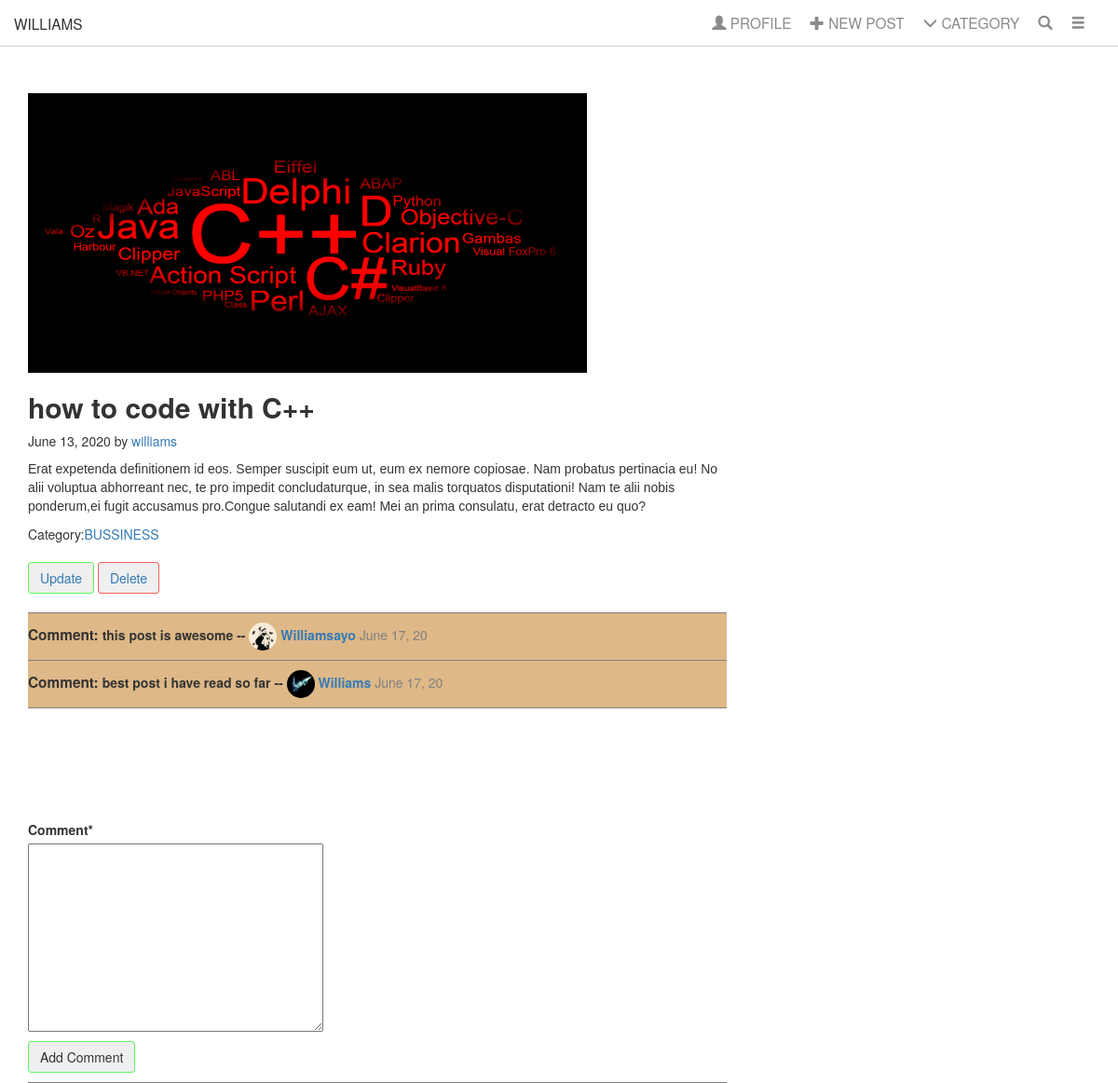
The page /posts/4/ (signed in) on the database its author committed.
### posts/models.py (models this page shows, shortened)
class Post(models.Model):
    categories = (('WORLD','WORLD'),('TECHNOLOGY','TECHNOLOGY'),('DESIGN','DESIGN'),('BUSSINESS','BUSSINESS'),('POLITICS','POLITICS'),
            ('HEALTH','HEALTH'),('TRAVEL','TRAVEL'))
    author = models.ForeignKey(User,on_delete=models.CASCADE)
    title = models.CharField(max_length=80)
    date_posted = models.DateTimeField(default=timezone.now)
    summary = models.CharField(max_length=150,blank=True,null=True)
    content = models.TextField()
    category = models.CharField(max_length=40,choices=categories)
    post_image = models.ImageField(upload_to='post_pic',blank=True,null=True)
    objects = PostManager()

class Comments(models.Model):
    comment_author = models.ForeignKey(User, on_delete=models.CASCADE)
    post_comment = models.ForeignKey(Post, on_delete=models.CASCADE)
    comment = models.TextField()
    date_posted = models.DateTimeField(default=timezone.now)
    class Meta:
        verbose_name_plural = 'comments'

### users/models.py (models this page shows, shortened)
class Profile(models.Model):
    user = models.OneToOneField(User,on_delete=models.CASCADE)
    image = models.ImageField(default='default.jpg',upload_to='profile_pics')

### posts/views.py (the view)
# urls.py: path('posts/<int:pk>/',viewpost,name='view-post'),
def viewpost(request,pk):
    post = Post.objects.get(id=pk)
    comment = Comments.objects.filter(post_comment=post)
    if request.method == 'POST':
        form = CommentForm(request.POST)
        if form.is_valid():
            create_comment = Comments(comment_author=request.user,post_comment=post,comment=form.cleaned_data['comment'])
            create_comment.save()
            form.clean()
    else:
        form = CommentForm()
    context = {'post':post,'form':form,'comment':comment}
    return render(request,'posts/post_view.html',context)

### posts/forms.py
class CommentForm(forms.ModelForm):
    class Meta:
        model = Comments
        fields = ['comment']

### posts/templates/posts/post_view.html (shortened to what this page needs)
{% extends 'posts/base.html' %}
{% load static %}
{% load crispy_forms_tags %}
{% block css %}
    <link rel="stylesheet" href="{% static 'posts/post_view.css' %}">
{% endblock css %}
{% block content %}
  <main role="main" class="container">
      <div class="row">
        <div class="col-md-8 blog-main">
          <div class="blog-post">
              <img src="{{ post.post_image.url}}" alt="pic">
              <h2 class="blog-post-title">{{ post.title}}</h2>
              <p class="blog-post-meta">{{post.date_posted|date:'F d, Y'}} by <a href="{% url 'view-author-post' post.author.username %}">{{ post.author}}</a></p>
              <p><div class="content">{{ post.content}}</p></div>
              <p class="blog-post-meta">Category:<a href="{% url 'category-post' post.category %}">{{ post.category}}</a></p>
              <div class="edit-post">
                <a href="{% url 'update-post' post.id %}"><button id="update-btn" class="btn btn-outline-secondary"> Update</button></a>
                <a href="{% url 'delete' post.id %}"><button id="delete-btn" class="btn btn-outline-danger"> Delete</button></a>
              </div>
              <div class="comment-wrapper">
                {% for comments in comment %}
                  <div class="comment"><strong>Comment:</strong> {{ comments.comment}} -- <img src="{{comments.comment_author.profile.image.url}}" alt="img"> <a href="#">{{ comments.comment_author}}</a> <span>{{comments.date_posted|date:'F d, y '}}</span></div>
                {% endfor %}
              </div>
              {% if user.is_authenticated %}
                <div class="comments">
                  <form method="POST">
                    {{form|crispy}}
                      <button id="update-btn" class="btn btn-outline-secondary" type="submit">Add Comment</button>
                  </form>
                </div>
              {% endif %}
          </div>
        </div>
      </div>
{% endblock content %}

### posts/static/posts/base.css (style rules this page uses)
* { margin: 0px; padding: 0px; }

### posts/static/posts/post_view.css (style rules this page uses)
main { margin-top: 50px; margin-left: 20px; }
img { width: 600px; height: 300px; }
h2 { font-weight: bolder; }
.content { font-weight: 500; font-family: 'Lucida Sans', 'Lucida Sans Regular', 'Lucida Grande', 'Lucida Sans Unicode', Geneva, Verdana, sans-serif; }
.edit-post { margin: 20px 0px; }
#update-btn { transition: 300ms ease-out; border: 1.2px solid rgba(0, 400, 0, .6); }
#delete-btn { transition: 300ms ease-out; border: 1.2px solid rgba(400, 0, 0, .6); }
.comment-wrapper { background-color: burlywood; border-top:1px solid grey ; margin: 20px 0px; }
.comment img { height: 30px; width: 30px; border-radius: 50%; }
.comment a { text-transform: capitalize; }
.comment span { color: gray; font-weight: lighter; }
.comment { padding: 10px 0px; display: inline-block; border-bottom:1px solid grey ; font-weight: 600; width: 100%; }
.comment strong { font-weight: bold; font-size: 1.1em; }
.comments { position: relative; top:100px ; border-bottom:1px solid grey ; }
.comments button { margin: 10px 0px; }

### rows shown on the page
Post: post_image (picture), title "how to code with C++", date_posted "June 13, 2020", author "williams", content "Erat expetenda definitionem id eos. Semper suscipit eum ut, eum ex nemore copiosae. Nam probatus pertinacia eu! No alii voluptua abhorreant nec, te pro impedit concludaturque, in sea malis torquatos disputationi! Nam te alii nobis ponderum,ei fugit accusamus pro.Congue salutandi ex eam! Mei an prima consulatu, erat detracto eu quo?", category "BUSSINESS"
Comments: comment "this post is awesome", comment_author.profile.image (picture), comment_author "Williamsayo", date_posted "June 17, 20"
Comments: comment "best post i have read so far", comment_author.profile.image (placeholder picture), comment_author "Williams", date_posted "June 17, 20"
